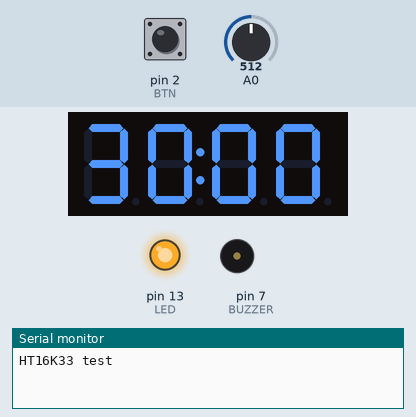
This sketch was run on a simulated Arduino Uno, built with avr-gcc and run on an emulated ATmega328P. Shown: 4-digit seven-segment display, output pins drawn as LEDs (lit = HIGH), buzzer (waves = sounding), the last lines printed to the serial monitor. The test bench sets the inputs (shaded band); at power-on: pin 2 (BTN) LOW, A0 = 512.

Above: at 1.2 s.
1.3 s: pin 2 (BTN) pulled HIGH for 0.15 s
At 1.9 s:
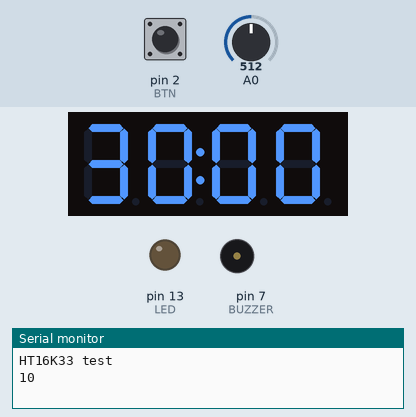
3.1 s: pin 2 (BTN) pulled HIGH for 3.2 s
At 4.1 s:
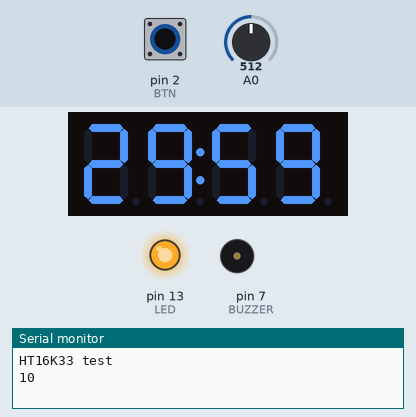
8.0 s: A0 set to 716
At 8.3 s:
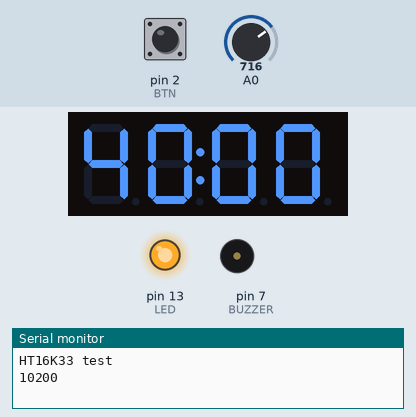
9.5 s: A0 set to 900
At 9.9 s:
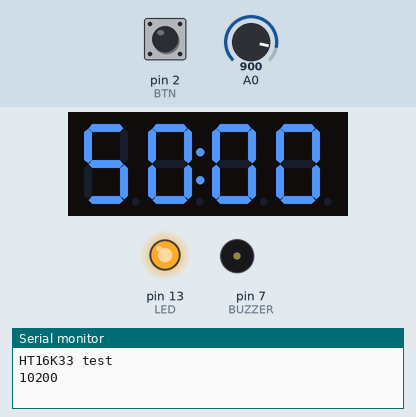
11.0 s: A0 set to 1023
Timing chart, 0 to 13.5 s (numbered marks = the images above; inputs shaded):
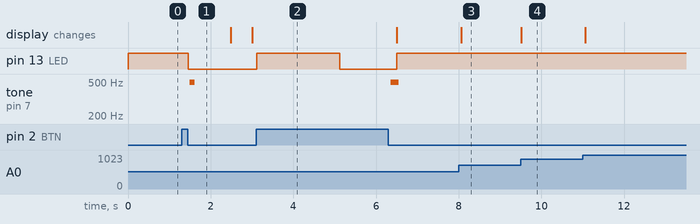

The sketch:

timer_with_4_seg_i2c_led_and_pwm_and_button_and_buzzer.ino
```cpp
#include <Wire.h>
#include "Adafruit_LEDBackpack.h"
#include "Adafruit_GFX.h"

Adafruit_7segment matrix = Adafruit_7segment();

int minute=10;
int second=0;
boolean drawcolon     = true;
boolean counting_flag = false;
boolean reading_flag  = true;
const int BTN    =2;
const int BUZZER =7;
const int LED    =13;

void setup() {
  Serial.begin(9600);
  Serial.println("HT16K33 test");
  matrix.begin(0x70);  // pass in the address
  setupInterrupt();
  read_pwm();
  pinMode(LED, OUTPUT);
  pinMode(BUZZER,OUTPUT);
  pinMode(BTN,INPUT);
}

void loop(){

  // if button is clicked;
  int btn_value = read_button();
  if ( btn_value > 0 ) {

      // if button is clicked for 2 seconds or above
      if ( btn_value == 2 ){
        counting_flag = false;
        second = 0;
        reading_flag = true;
        beep();
        beep();
      }

      // click once
      if ( btn_value == 1 ) {
        show_indicator(LOW);
        counting_flag = ! counting_flag;
        reading_flag = false;
        beep();
      }
  }

  if ( reading_flag ) {
    show_indicator(HIGH);
    read_pwm();
  }
  display_led();
  delay(100);
  //beep();
}

//*************************
void tick(){
    second--;
    if ( second < 0 ){
      minute--;
      second = 59;
    }
}

void beep(){
  for (int i=1; i< 50; i++){
      digitalWrite(BUZZER,HIGH);
      delay(1);
      digitalWrite(BUZZER,LOW);
      delay(1);
  }
}

void display_led(){
   int distr = minute*100+second;
   //Serial.print("Timer is ");
   //Serial.println(distr);
   matrix.print(distr, DEC);
   if ( reading_flag || ! counting_flag ) {
      matrix.drawColon(true);
   }else{
      matrix.drawColon(drawcolon);
   }
   matrix.writeDisplay();
}

void read_pwm(){
    int n = analogRead(A0);     //读取A0模拟口的数值（0-5V 对应 0-1204取值）
    minute = n/17/5*5;
}

int read_button(){
    if( digitalRead(BTN)==HIGH ){
        delay(10);
        show_indicator(HIGH);
        if(digitalRead(BTN)==HIGH){
            int hold_time = 0;
            boolean ind_flag = false;
            while(digitalRead(BTN)==HIGH){
              delay(10);
              if(hold_time < 200){
                hold_time++;
              }else{
                // hold on 2 seconds
                show_indicator(LOW);
              }
            }
            show_indicator(LOW);
            Serial.print(hold_time);
            return hold_time==200 ? 2 : 1;
        }
    }

    return 0;
}

boolean show_indicator(boolean flag){
    digitalWrite(LED, flag);
}
//*************************

byte tcnt2;
unsigned long time = 1000;

// Credits for the interrupt setup routine:
// http://popdevelop.com/2010/04/mastering-timer-interrupts-on-the-arduino/
void setupInterrupt()
{
  /* First disable the timer overflow interrupt while we're configuring */
  TIMSK2 &= ~(1<<TOIE2);

  /* Configure timer2 in normal mode (pure counting, no PWM etc.) */
  TCCR2A &= ~((1<<WGM21) | (1<<WGM20));
  TCCR2B &= ~(1<<WGM22);

  /* Select clock source: internal I/O clock */
  ASSR &= ~(1<<AS2);

  /* Disable Compare Match A interrupt enable (only want overflow) */
  TIMSK2 &= ~(1<<OCIE2A);

  /* Now configure the prescaler to CPU clock divided by 128 */
  TCCR2B |= (1<<CS22)  | (1<<CS20); // Set bits
  TCCR2B &= ~(1<<CS21);             // Clear bit

  /* We need to calculate a proper value to load the timer counter.
   * The following loads the value LED1 into the Timer 2 counter register
   * The math behind this is:
   * (CPU frequency) / (prescaler value) = 125000 Hz = 8us.
   * (desired period) / 8us = 125.
   * MAX(uint8) + 1 - 125 = 131;
   */
  /* Save value globally for later reload in ISR */
  tcnt2 = 131;

  /* Finally load end enable the timer */
  TCNT2 = tcnt2;
  TIMSK2 |= (1<<TOIE2);
}

/*
 * Install the Interrupt Service Routine (ISR) for Timer2 overflow.
 * This is normally done by writing the address of the ISR in the
 * interrupt vector table but conveniently done by using ISR()  */
ISR(TIMER2_OVF_vect) {
  /* Reload the timer */
  TCNT2 = tcnt2;

  if(time > 0)
  {
    if ( ! counting_flag ) return;
    time--;

    if( time == 500){
      drawcolon = true;
    }

    if(time==0){
      drawcolon = false;
      time=1000;
      tick();
    }
  }
}
```

Measured:
- after the input at 1.3 s, pin 13 (LED): HIGH → LOW after 0.16 s; tone on pin 7 (BUZZER): silent → 496 Hz after 0.20 s, → silent 0.12 s later
- after the input at 3.1 s, pin 13 (LED): LOW → HIGH at once, → LOW 2.0 s later, → HIGH 1.4 s later; tone on pin 7 (BUZZER): silent → 496 Hz after 3.3 s, → silent 0.20 s later
- after the input at 8.0 s, the display: changes after 0.06 s (image 3)
- after the input at 9.5 s, the display: changes at once (image 4)
